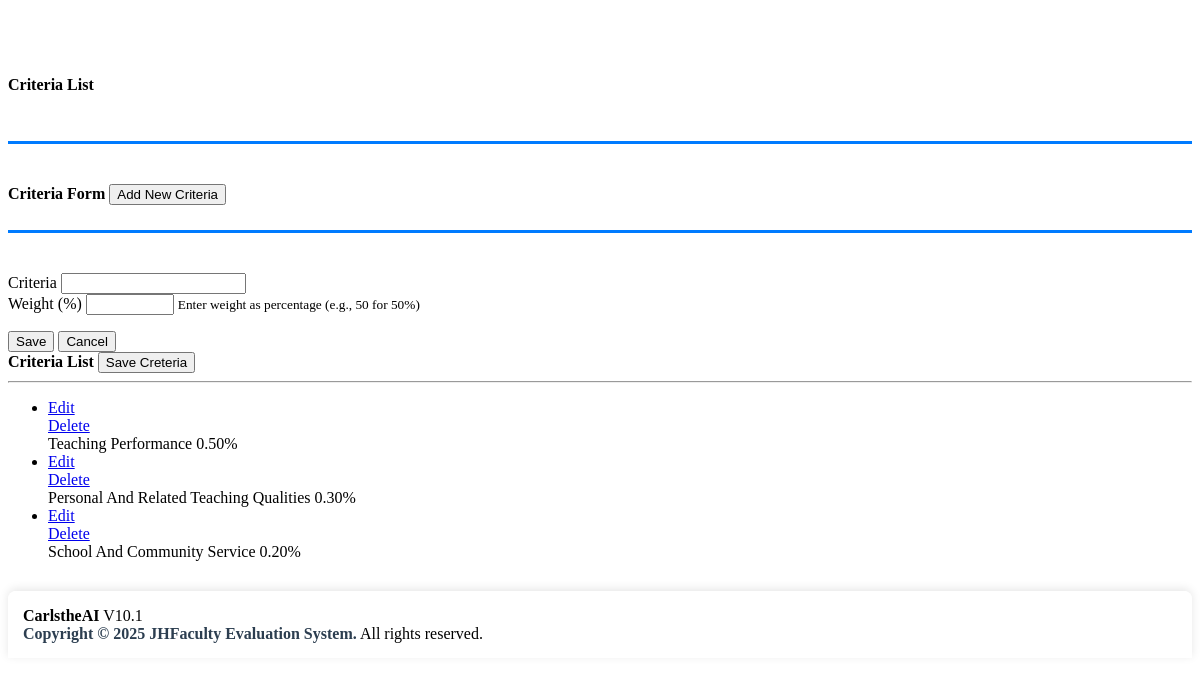
Page /admin/criteria_list.php on the committed database.
### tables this page shows
CREATE TABLE `criteria_list` (
  `id` int(30) NOT NULL,
  `criteria` text NOT NULL,
  `order_by` int(30) NOT NULL,
  `weight` decimal(4,2) DEFAULT 0.00
);

### admin/criteria_list.php (the view, shortened to what this page needs)
<?php include'db_connect.php' ?>
<div class="col-lg-12">
	<div class="card card-outline card-primary">
		<div class="card-header">
			<h4 class="card-title"><B>Criteria List</B></h4>
		</div>
		<div class="card-body">
			<div class="container-fluid">
				<div class="row">
					<div class="col-md-4">
						<div class="card card-outline card-info">
							<div class="card-header">
								<div class="d-flex justify-content-between align-items-center">
									<b>Criteria Form</b>
									<button class="btn btn-sm btn-success btn-flat bg-gradient-success" id="add-new-criteria">
										<i class="fa fa-plus"></i> Add New Criteria
									</button>
								</div>
							</div>
							<div class="card-body">
								<form action="" id="manage-criteria">
									<div class="form-group">
										<label for="">Criteria</label>
										<input type="text" name="criteria" class="form-control form-control-sm" required>
									</div>
									<div class="form-group">
										<label for="">Weight (%)</label>
										<input type="number" step="0.01" min="0" max="100" name="weight" class="form-control form-control-sm" required>
										<small class="text-muted">Enter weight as percentage (e.g., 50 for 50%)</small>
									</div>
								</form>
							</div>
							<div class="card-footer">
								<div class="d-flex justify-content-end w-100">
									<button class="btn btn-sm btn-primary btn-flat bg-gradient-primary mx-1" form="manage-criteria">Save</button>
									<button class="btn btn-sm btn-flat btn-secondary bg-gradient-secondary mx-1" form="manage-criteria" type="reset">Cancel</button>
								</div>
							</div>
						</div>
					</div>
					<div class="col-md-8">
						<div class="callout callout-info">
							<?php
								$qry = $conn->query("SELECT id, criteria, COALESCE(weight, 0) as weight, order_by FROM criteria_list order by abs(order_by) asc ");
								if($qry->num_rows > 0):
							?>
							<div class="d-flex justify-content-between w-100">
								<label for=""><b>Criteria List</b></label>
									<button class="btn btn-sm btn-primary btn-flat bg-gradient-primary mx-1" form="order-criteria">Save Creteria</button>
							</div>
							<hr>
							<form action="" id="order-criteria">
							<ul class="list-group btn col-md-8" id="ui-sortable-list">
								<?php
								while($row= $qry->fetch_assoc()):
								?>
								<li class="list-group-item text-left">
									<span class="btn-group dropright float-right">
									  <div class="dropdown-menu">
									     <a class="dropdown-item edit_criteria" href="javascript:void(0)" data-id="<?php echo $row['id'] ?>">Edit</a>
					                     <a class="dropdown-item delete_criteria" href="javascript:void(0)" data-id="<?php echo $row['id'] ?>">Delete  </a>
									  </div>
									</span>
									<i class="fa fa-bars"></i> <?php echo ucwords($row['criteria']) ?>
									<span class="badge badge-info"><?php echo $row['weight'] ?>%</span>
								</li>
								<?php endwhile; ?>
							</form>
							<?php else: ?>
								<center>There's no criteria in the database yet</center>
							<?php endif; ?>
						</div>
					</div>
				</div>
			</div>
		</div>
	</div>
</div>
<?php include 'admin_footer.php'; ?>

### admin/criteria_list.php (style rules this page uses)
.col-lg-12 { padding-top: 30px !important; margin-top: 25px !important; }
.card-header { margin-bottom: 40px !important; padding-bottom: 25px !important; border-bottom: 3px solid #007bff; }

### rows in the picture
criteria_list: criteria "Teaching Performance", weight "0.50"
criteria_list: criteria "Personal And Related Teaching Qualities", weight "0.30"
criteria_list: criteria "School And Community Service", weight "0.20"
